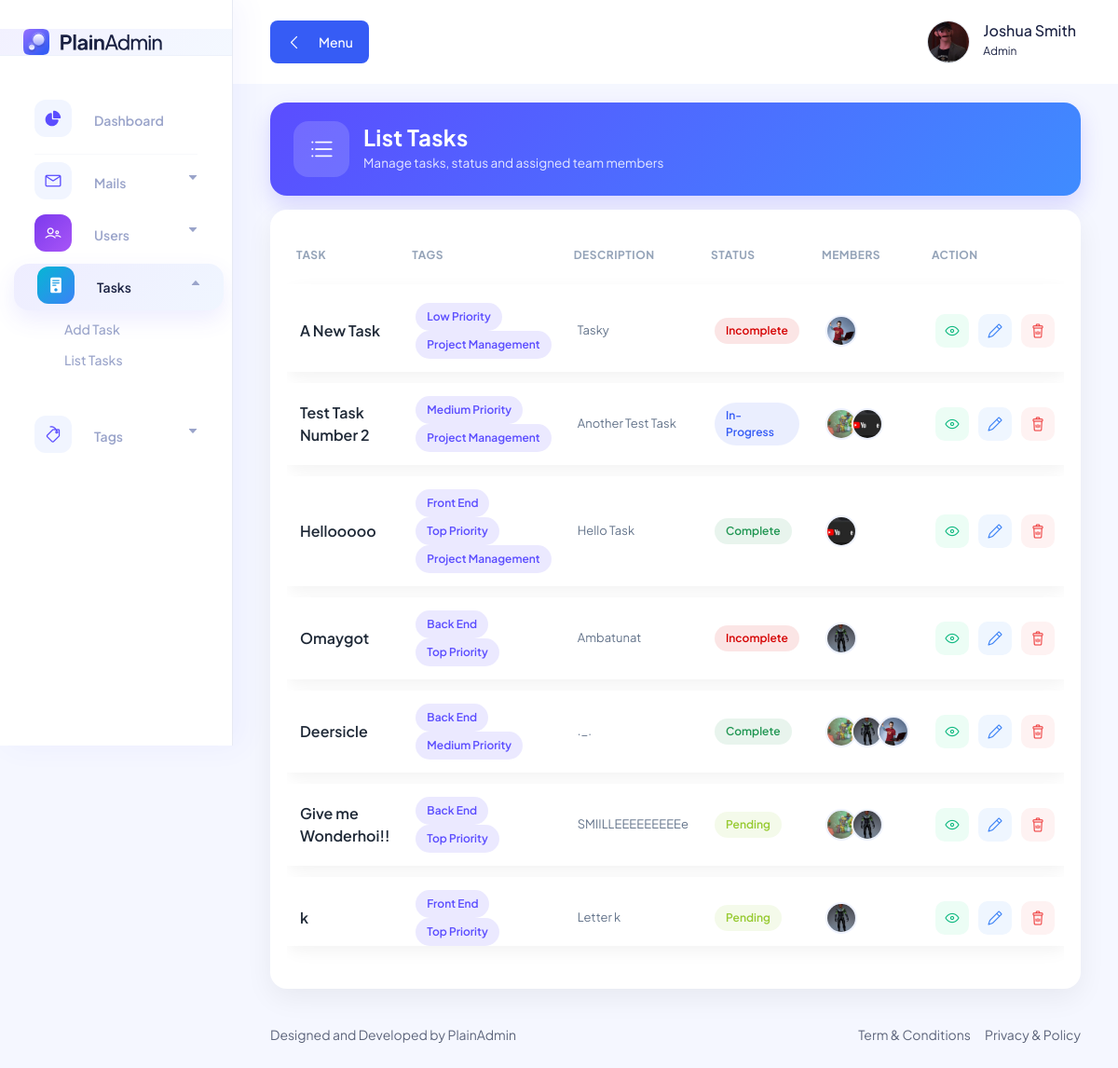
/pages/tasks/list.task.php (signed in), run on an earlier commit of the app's database.
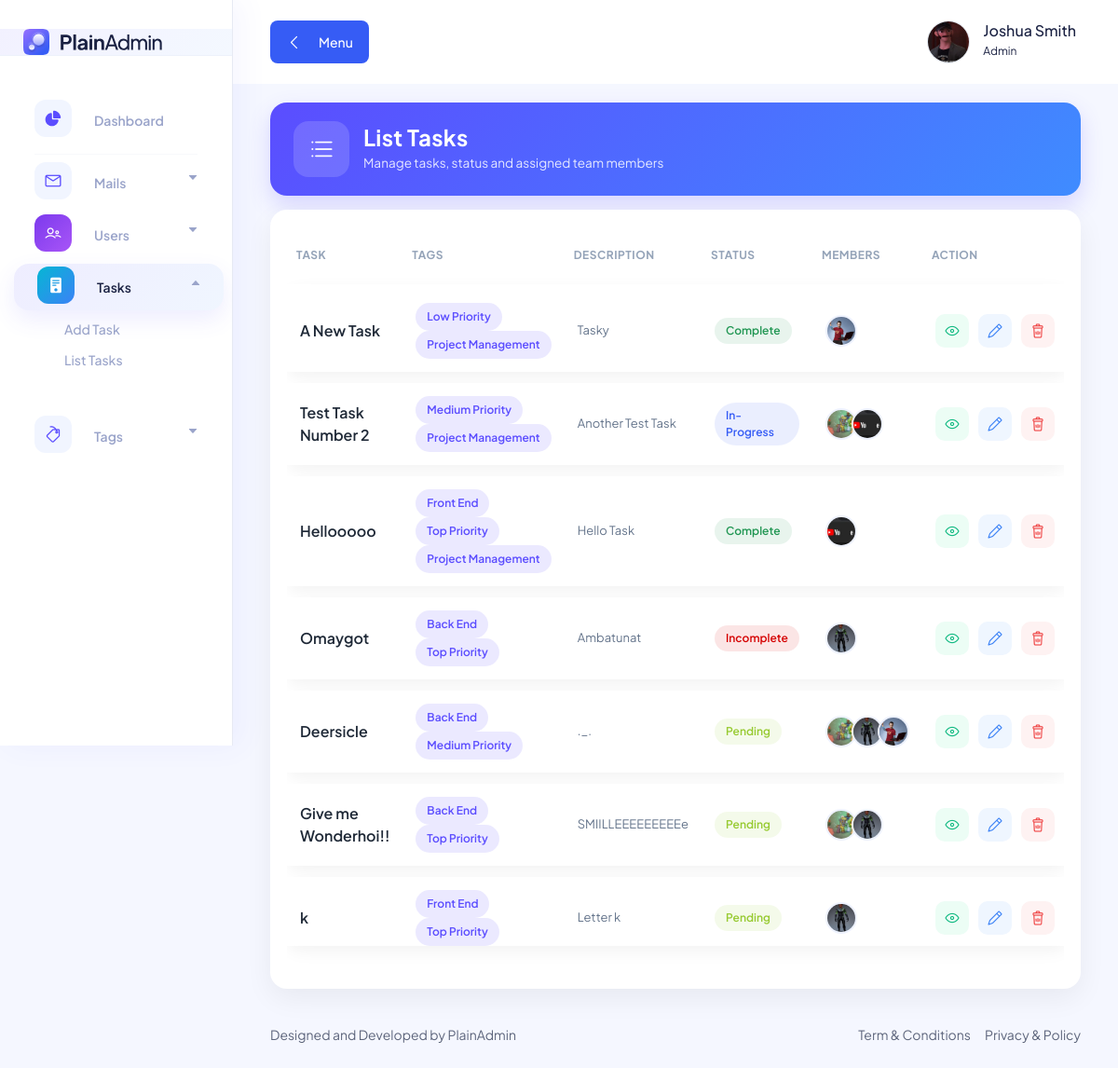
And on a later commit of the database.
### tables this page shows
CREATE TABLE `tasks_tbl` (
  `task_id` int(11) NOT NULL AUTO_INCREMENT,
  `task_name` varchar(100) NOT NULL,
  `task_description` varchar(100) NOT NULL,
  `task_status` int(11) NOT NULL DEFAULT 1,
  `task_attachment` varchar(255) DEFAULT NULL,
  `task_submit` varchar(255) DEFAULT NULL,
  `submission_text` text DEFAULT NULL,
  `submitted_by` varchar(255) DEFAULT '',
  `submitted_at` datetime DEFAULT NULL,
  PRIMARY KEY (`task_id`)
);

CREATE TABLE `task_status_tbl` (
  `status_id` int(11) NOT NULL AUTO_INCREMENT,
  `status` varchar(100) NOT NULL,
  PRIMARY KEY (`status_id`)
);

### includes/utils/user.utils.php (called while the page is built, shortened)
<?php
function get_user_profile_image($conn, $user_id) : string {
    $all_users = mysqli_query($conn, "SELECT * FROM users_tbl WHERE user_id = '$user_id'");
    $user = mysqli_fetch_array($all_users);
    return "/task_management/uploads/profiles/" . $user['profile'];
}

### pages/tasks/list.task.php (the view, shortened to what the changed rows need)
<?php require_once '../../includes/conn.php'; ?>
<?php include_once "../../includes/utils/user.utils.php"; ?>
<!DOCTYPE html>
<html lang="en">
<head>
    <?php include_once "../../includes/components/links.php"; ?>
</head>
<body>
    <main class="main-wrapper">
        <div class="container-fluid">
            <div class="page-header">
                <div>
                    <h2 class="header-title">List Tasks</h2>
                </div>
            </div>
            <div class="glass-card">
                <div class="table-responsive">
                    <table class="table" data-toggle="table" data-search="true" data-filter-control="true">
                        <thead>
                            <tr>
                                <th data-sortable="true">Task</th>
                                <th data-sortable="true">Tags</th>
                                <th data-sortable="true">Description</th>
                                <th data-sortable="true">Status</th>
                                <th data-sortable="true">Members</th>
                                <th>Action</th>
                            </tr>
                        </thead>
                        <tbody>
                            <?php
                            $tasks = mysqli_query($conn, "
SELECT * FROM tasks_tbl
LEFT JOIN task_status_tbl
ON task_status_tbl.status_id = tasks_tbl.task_status
");
                            while ($task = mysqli_fetch_array($tasks)) {
                                $task_id = $task['task_id'];
                                ?>
                                <tr>
                                    <td>
                                        <div class="task-name"><?= $task['task_name']; ?></div>
                                    </td>
                                    <td>
                                        <?php
                                        $select_tag_tasks = mysqli_query($conn, "SELECT * FROM task_tags_tbl LEFT JOIN tags_tbl ON tags_tbl.tag_id = task_tags_tbl.tag_id WHERE task_id = '$task_id'");
                                        if (mysqli_num_rows($select_tag_tasks) == 0) {
                                            ?>
                                            <span class="no-tags">No tags</span>
                                            <?php
                                        } else {
                                            while ($tag = mysqli_fetch_array($select_tag_tasks)) {
                                                ?>
                                                <span class="task-tag">
                                                    <?php echo $tag['tag']; ?>
                                                </span>
                                                <?php
                                            }
                                        }
                                        ?>
                                    </td>
                                    <td>
                                        <div class="task-desc"><?= $task['task_description']; ?></div>
                                    </td>
                                    <td>
                                        <?php
                                        $status_color = match ((int) $task['task_status']) {
                                            1 => "info-btn",
                                            2 => "active-btn",
                                            3 => "success-btn",
                                            4 => "close-btn",
                                        };
                                        ?>
                                        <span class="status-btn <?= $status_color; ?>">
                                            <?= $task['status']; ?>
                                        </span>
                                    </td>
                                    <td>
                                        <div class="d-flex align-items-center">
                                            <?php
                                            $select_members = mysqli_query($conn, "
                                            SELECT * FROM task_members_tbl
                                            LEFT JOIN users_tbl
                                            ON users_tbl.user_id = task_members_tbl.user_id
                                            WHERE task_id = '$task_id'
                                            ");
                                            while ($row = mysqli_fetch_array($select_members)) {
                                                ?>
                                                <a class="member-img"
                                                    href="../profile/profile.php?user_id=<?= $row['user_id']; ?>">
                                                    <img
                                                        src="<?= get_user_profile_image($conn, $row['user_id']); ?>"
                                                        alt="<?= $row['full_name']; ?>" title="<?= $row['full_name']; ?>">
                                                </a>
                                                <?php
                                            }
                                            ?>
                                        </div>
                                    </td>
                                    <td>
                                        <div class="action">
                                            <a class="action-btn view" href="task.view.php?id=<?= $task_id; ?>">
                                                <i class="lni lni-eye"></i>
                                            </a>
                                            <a class="action-btn edit" href="edit.task.php?task_id=<?= $task_id; ?>">
                                                <i class="lni lni-pencil"></i>
                                            </a>
                                            <a class="action-btn delete"
                                                href="ctrlData/ctrl.delete.task.php?task_id=<?= $task_id; ?>">
                                                <i class="lni lni-trash-can"></i>
                                            </a>
                                        </div>
                                    </td>
                                </tr>
                            <?php } ?>
                        </tbody>
                    </table>
                </div>
            </div>
        </div>
    </main>
    <?php include_once "../../includes/components/scripts.php"; ?>
</body>
</html>

What changed in the data, as far as the page shows it:
changed tasks_tbl "A New Task": task_status 4 → 3 (drawn); task_status_tbl.status "Incomplete" → "Complete"
changed tasks_tbl "Deersicle": task_status 3 → 1 (drawn); task_status_tbl.status "Complete" → "Pending"
